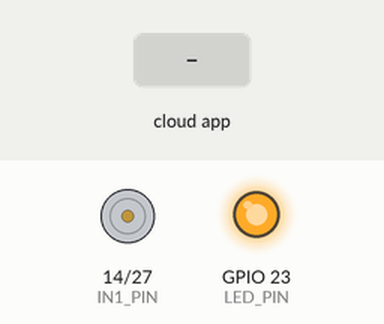
This sketch was run on a simulated ESP32. Parts: motor-driver pin pairs drawn as motors (green arrow = first pin HIGH = forward, orange = second pin HIGH = backward, longer = more drive, scaled by the enable pin), output pins drawn as LEDs (lit = HIGH). Inputs (shaded band) come from the test bench. The ROS host is connected and sends only what is stated.

Above: at 3.2 s.
3.3 s: the phone or cloud app sets cmd_pwm_team to -100
At 4.1 s:
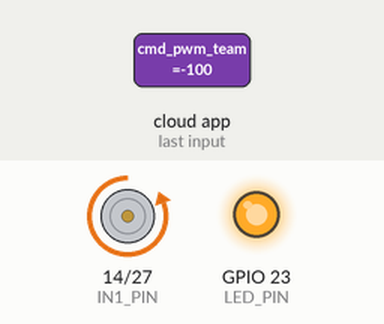
4.8 s: the phone or cloud app sets cmd_pwm_team to 100
At 5.6 s:
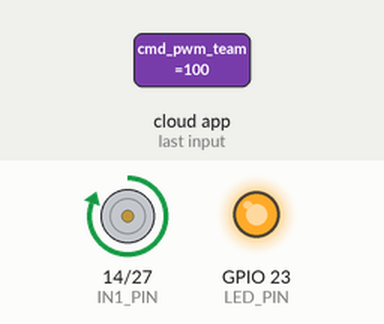
6.3 s: the phone or cloud app sets cmd_pwm_team to 0
At 7.0 s:
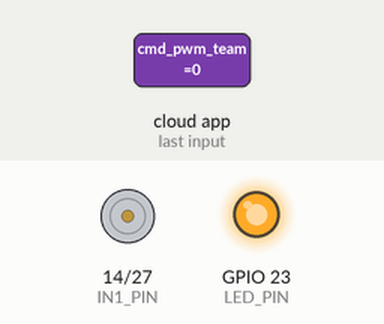
Timing chart, 0 to 9.3 s (numbered marks = the images above; inputs shaded):
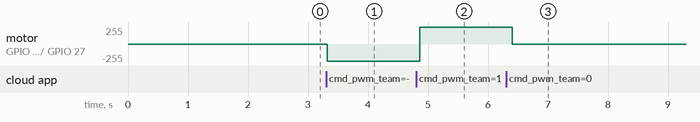

The sketch:

motor.ino
```cpp
// Include Libraries to be used
#include <micro_ros_arduino.h>
#include <rcl/rcl.h>
#include <rcl/error_handling.h>
#include <rclc/rclc.h>
#include <rclc/executor.h>
#include <std_msgs/msg/float32.h>
#include <stdio.h>
#include <math.h> //

rcl_node_t node;
rclc_executor_t executor;
rclc_support_t support;
rcl_allocator_t allocator;
rcl_subscription_t subscriber;
std_msgs__msg__Float32 msg;

#define RCCHECK(fn) { rcl_ret_t temp_rc = fn; if((temp_rc != RCL_RET_OK)){error_loop();}}
#define RCSOFTCHECK(fn) { rcl_ret_t temp_rc = fn; if((temp_rc != RCL_RET_OK)){}}

// Configuración de Pines del Puente H
#define LED_PIN 23
#define ENA_PIN 26   // Pin PWM para Velocidad
#define IN1_PIN 14  // Dirección 1
#define IN2_PIN 27  // Dirección 2

// Configuración PWM ENA
#define PWM_FRQ 980   //980 Hz
#define PWM_RES 8
#define PWM_CHNL 0
#define MSG_MIN_VAL -1.0
#define MSG_MAX_VAL 1.0

void error_loop(){
  while(1){
    digitalWrite(LED_PIN, !digitalRead(LED_PIN));
    delay(100);
  }
}

// Callback de Suscripción
void subscription_callback(const void * msgin)
{
  const std_msgs__msg__Float32 * msg = (const std_msgs__msg__Float32 *)msgin;

  // Restringimos el valor entre -1.0 y 1.0
  float set_point = constrain(msg->data, MSG_MIN_VAL, MSG_MAX_VAL);

  //Control de Dirección (IN1 e IN2)
  if (set_point > 0) {
    // Girar hacia adelante
    digitalWrite(IN1_PIN, HIGH);
    digitalWrite(IN2_PIN, LOW);
  } else if (set_point < 0) {
    // Girar en reversa
    digitalWrite(IN1_PIN, LOW);
    digitalWrite(IN2_PIN, HIGH);
  } else {
    // Detener el motor si el valor es 0
    digitalWrite(IN1_PIN, LOW);
    digitalWrite(IN2_PIN, LOW);
  }

  //Control de Velocidad (ENA)
  float speed_abs = fabs(set_point);
  uint32_t duty_cycle = (uint32_t) ((pow(2, PWM_RES) - 1) * speed_abs);

  ledcWrite(PWM_CHNL, duty_cycle);
}

void setup() {
  set_microros_transports();

  // Setup de pines digitales
  pinMode(LED_PIN, OUTPUT);
  pinMode(IN1_PIN, OUTPUT);
  pinMode(IN2_PIN, OUTPUT);
  digitalWrite(LED_PIN, HIGH);

  // Asegurarnos de que el motor inicie apagado
  digitalWrite(IN1_PIN, LOW);
  digitalWrite(IN2_PIN, LOW);

  // Setup del PWM solo para el pin ENA
  ledcSetup(PWM_CHNL, PWM_FRQ, PWM_RES);
  ledcAttachPin(ENA_PIN, PWM_CHNL);

  delay(2000);
  allocator = rcl_get_default_allocator();

  RCCHECK(rclc_support_init(&support, 0, NULL, &allocator));

  //node motor

  RCCHECK(rclc_node_init_default(&node, "motor", "", &support));

  //  topic"cmd_pwm_team"
  RCCHECK(rclc_subscription_init_default(
    &subscriber,
    &node,
    ROSIDL_GET_MSG_TYPE_SUPPORT(std_msgs, msg, Float32),
    "cmd_pwm_team"));

  RCCHECK(rclc_executor_init(&executor, &support.context, 1, &allocator));
  RCCHECK(rclc_executor_add_subscription(&executor, &subscriber, &msg, &subscription_callback, ON_NEW_DATA));
}

void loop() {
  delay(100);
  RCCHECK(rclc_executor_spin_some(&executor, RCL_MS_TO_NS(100)));
}
```

Measured:
- after the input at 3.3 s, motor on GPIO 14 (IN1_PIN) / GPIO 27 (IN2_PIN): stopped → backward 255/255 at once
- after the input at 4.8 s, motor on GPIO 14 (IN1_PIN) / GPIO 27 (IN2_PIN): backward 255/255 → forward 255/255 after 0.06 s
- after the input at 6.3 s, motor on GPIO 14 (IN1_PIN) / GPIO 27 (IN2_PIN): forward 255/255 → stopped after 0.10 s
